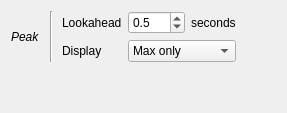
                        <widget class="QWidget" name="_peak_page">
                         <layout class="QVBoxLayout" name="verticalLayout_43">
                          <item>
                           <layout class="QGridLayout" name="gridLayout_11">
                            <property name="topMargin">
                             <number>0</number>
                            </property>
                            <item row="0" column="2">
                             <widget class="QLabel" name="label_26">
                              <property name="text">
                               <string>Lookahead</string>
                              </property>
                             </widget>
                            </item>
                            <item row="0" column="3">
                             <widget class="QDoubleSpinBox" name="_ToolPeakLook">
                              <property name="toolTip">
                               <string>&lt;html&gt;&lt;head/&gt;&lt;body&gt;&lt;p&gt;Minimum distance between two peaks&lt;/p&gt;&lt;/body&gt;&lt;/html&gt;</string>
                              </property>
                              <property name="decimals">
                               <number>1</number>
                              </property>
                              <property name="value">
                               <double>0.500000000000000</double>
                              </property>
                             </widget>
                            </item>
                            <item row="1" column="2">
                             <widget class="QLabel" name="label_28">
                              <property name="text">
                               <string>Display</string>
                              </property>
                             </widget>
                            </item>
                            <item row="0" column="4">
                             <widget class="QLabel" name="label_27">
                              <property name="text">
                               <string>seconds</string>
                              </property>
                             </widget>
                            </item>
                            <item row="1" column="3" colspan="2">
                             <widget class="QComboBox" name="_ToolPeakMinMax">
                              <property name="toolTip">
                               <string>&lt;html&gt;&lt;head/&gt;&lt;body&gt;&lt;p&gt;Search either for maximum / minimum / both&lt;/p&gt;&lt;/body&gt;&lt;/html&gt;</string>
                              </property>
                              <item>
                               <property name="text">
                                <string>Max only</string>
                               </property>
                              </item>
                              <item>
                               <property name="text">
                                <string>Min only</string>
                               </property>
                              </item>
                              <item>
                               <property name="text">
                                <string>Min and Max</string>
                               </property>
                              </item>
                             </widget>
                            </item>
                            <item row="0" column="5">
                             <spacer name="horizontalSpacer_38">
                              <property name="orientation">
                               <enum>Qt::Horizontal</enum>
                              </property>
                              <property name="sizeHint" stdset="0">
                               <size>
                                <width>40</width>
                                <height>20</height>
                               </size>
                              </property>
                             </spacer>
                            </item>
                            <item row="0" column="0" rowspan="2">
                             <widget class="QLabel" name="label_50">
                              <property name="font">
                               <font>
                                <italic>true</italic>
                               </font>
                              </property>
                              <property name="text">
                               <string>Peak</string>
                              </property>
                             </widget>
                            </item>
                            <item row="0" column="1" rowspan="2">
                             <widget class="Line" name="line">
                              <property name="minimumSize">
                               <size>
                                <width>10</width>
                                <height>0</height>
                               </size>
                              </property>
                              <property name="orientation">
                               <enum>Qt::Vertical</enum>
                              </property>
                             </widget>
                            </item>
                           </layout>
                          </item>
                          <item>
                           <spacer name="verticalSpacer_14">
                            <property name="orientation">
                             <enum>Qt::Vertical</enum>
                            </property>
                            <property name="sizeHint" stdset="0">
                             <size>
                              <width>20</width>
                              <height>40</height>
                             </size>
                            </property>
                           </spacer>
                          </item>
                         </layout>
                        </widget>
